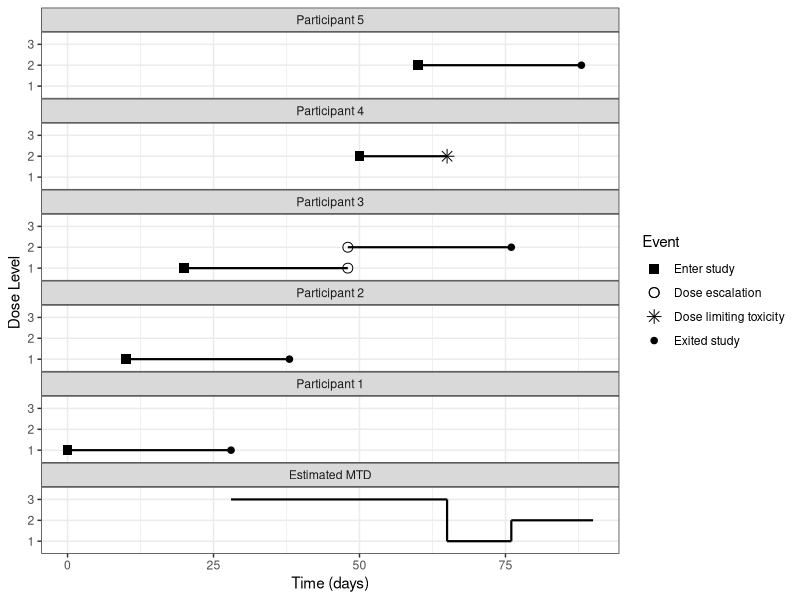
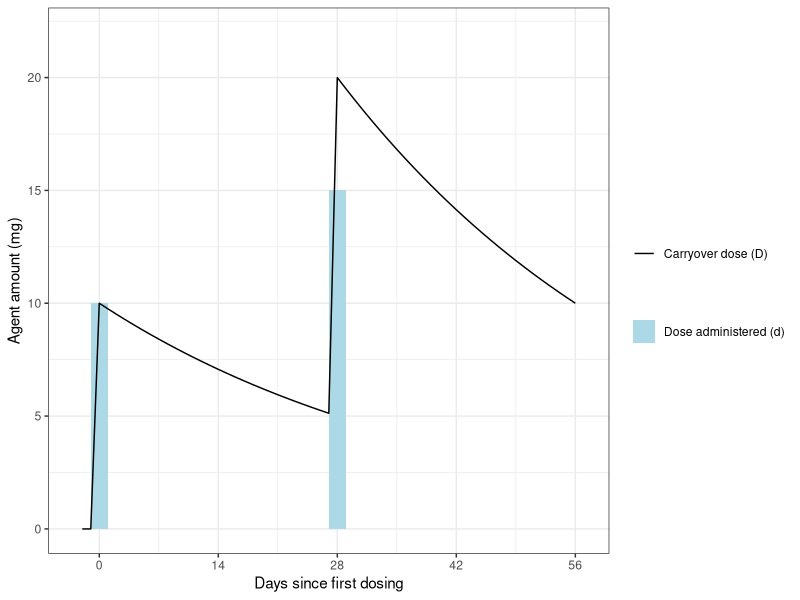
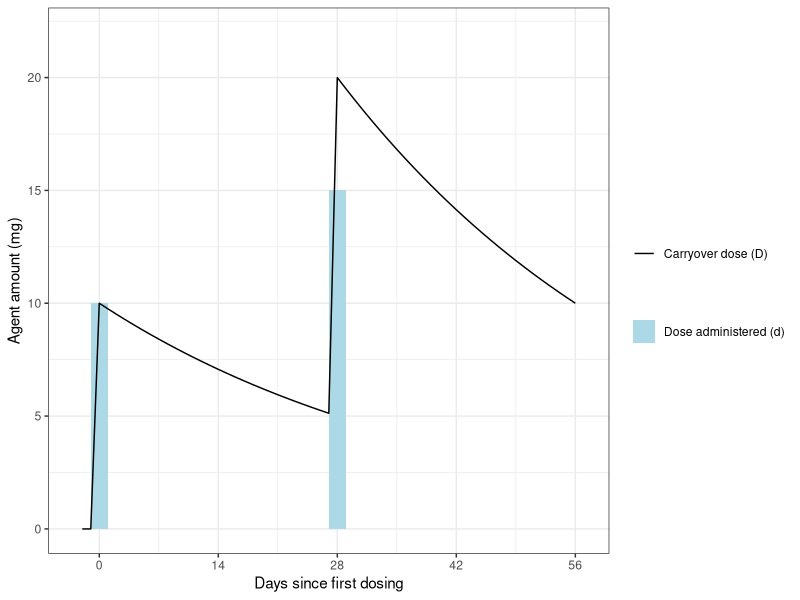
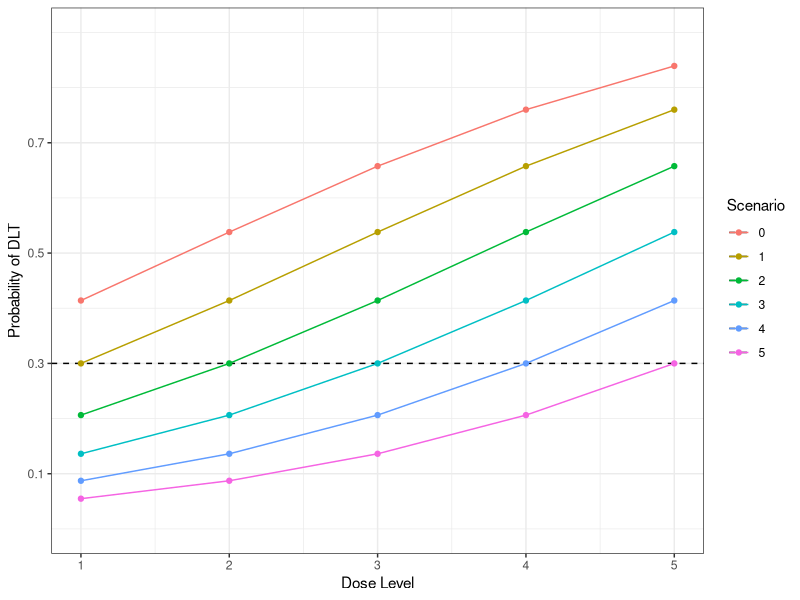
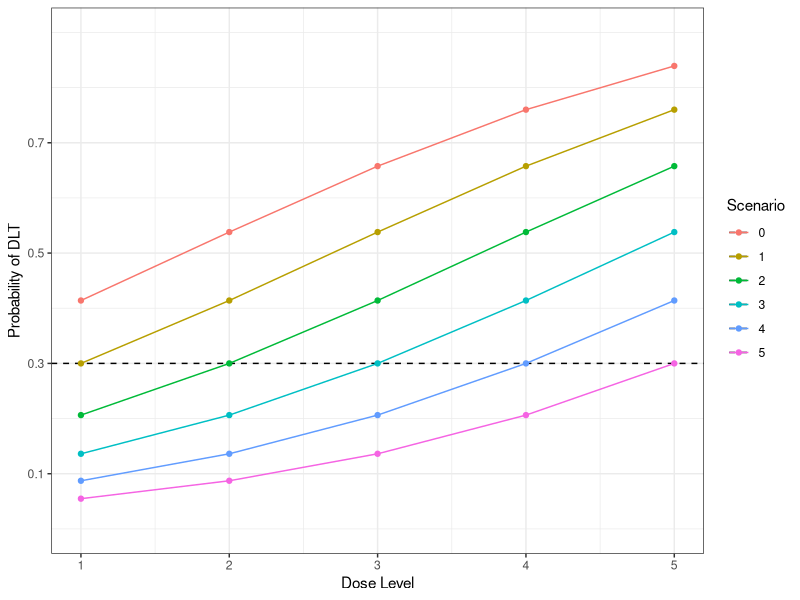
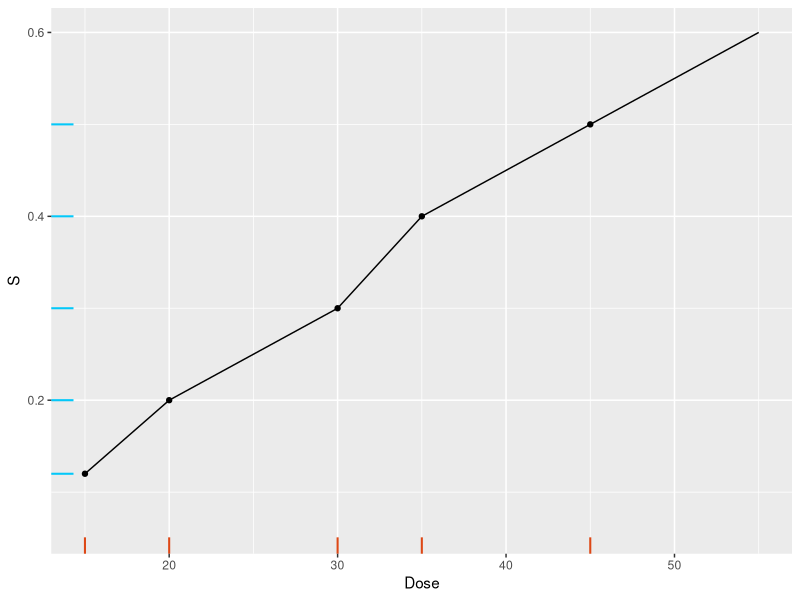
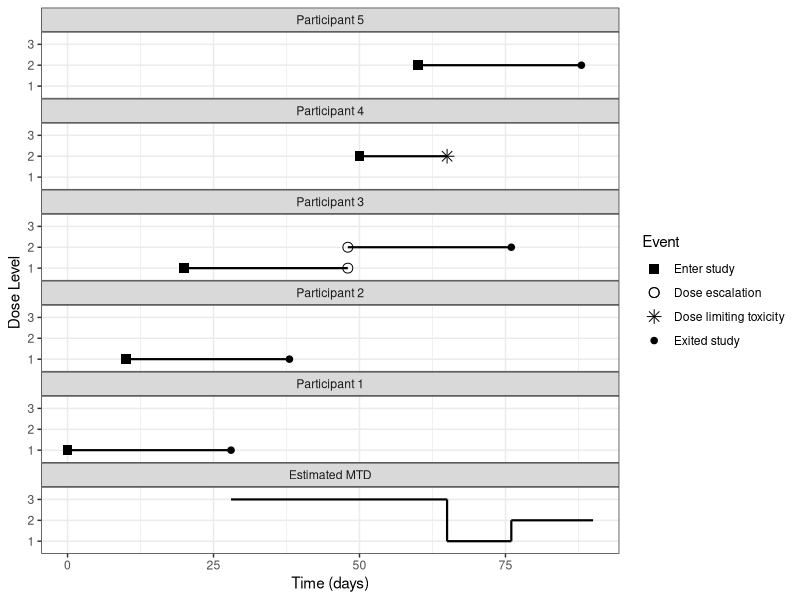
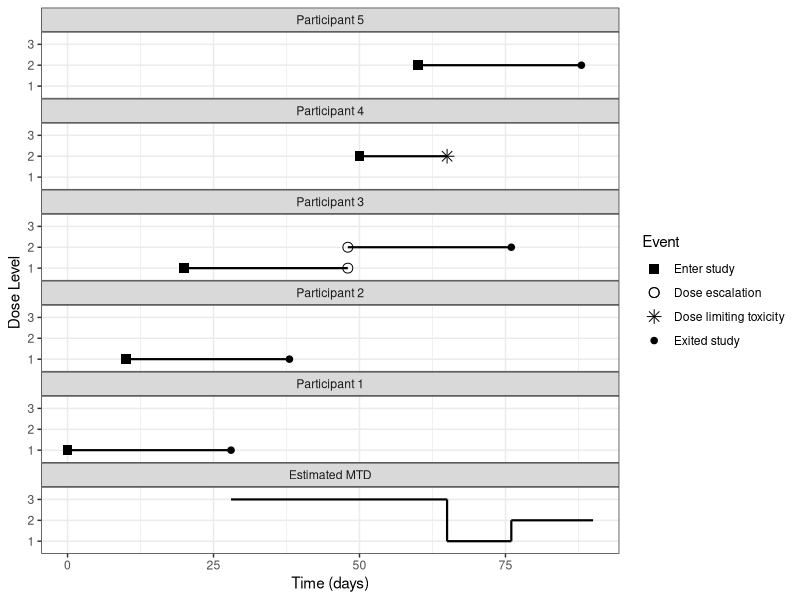

The R source for these figures, in order:
library(ggplot2)
library(stringr)
library(ggthemes)


#### Plot of D_{ij} over time
plot_data <- data.frame(day = seq(from = -2, to = 56, by = 1))
alpha = 0.5
plot_data$d <- 0
plot_data$d[plot_data$day == 0] <- 10
plot_data$d[plot_data$day == 28] <- 15
plot_data$D[1] <- plot_data$d[1]
for(i in 2:nrow(plot_data)){plot_data$D[i] <- plot_data$d[i] + plot_data$D[i-1]*alpha^((plot_data$day[i]-plot_data$day[i-1])/28)}

plot_D <- ggplot(plot_data, mapping = aes(x = day))+
  geom_col(mapping = aes(y=d, fill = "Dose administered (d)"), width = 2)+
  geom_line(mapping = aes(y = D, color = "Carryover dose (D)"))+
  labs(x = "Days since first dosing", y = "Agent amount (mg)", color = "", fill = "")+
  ylim(c(0,22))+
  scale_x_continuous( breaks = 14*(0:4))+
  scale_fill_discrete(type = "lightblue")+
  scale_color_discrete(type = "black")+
  theme_bw()

ggsave(plot_D, filename = "falke_1_t.tiff", device = "tiff", dpi = 600, width = 9.5, height = 4.8, scale = 0.75, units = "in", path = "output/Figures/")
ggsave(plot_D, filename = "falke_1_t.png", device = "png", dpi = 600, width = 9.5, height = 4.8, scale = 0.75, units = "in", path = "output/Figures/")


#### Plot of DRC scenarios
logistic <- function(x, x0, k, phi = 0.3){signif(1/(1+exp(-(log(phi/(1-phi)) + k*(x-x0)))))}

drc_data <- data.frame(k = rep(1:5, 6), 
                       p = c(logistic(1:5, x0 = 0, k = 1/2),
                             logistic(1:5, x0 = 1, k = 1/2),
                             logistic(1:5, x0 = 2, k = 1/2),
                             logistic(1:5, x0 = 3, k = 1/2),
                             logistic(1:5, x0 = 4, k = 1/2),
                             logistic(1:5, x0 = 5, k = 1/2)),
                        scenario = factor(rep(0:5, each = 5)))

plot_drc <- ggplot(drc_data, mapping = aes(x = k, y = p, color = scenario, group = scenario))+
  geom_hline(aes(yintercept = 0.3),  linetype='dashed', show.legend = TRUE)+
  geom_line()+
  geom_point()+
  labs(x = "Dose Level", y = "Probability of DLT", color = "Scenario")+
  scale_y_continuous(breaks = c(0.1,0.3,0.5,0.7), limits = c(0,0.9))+
  scale_fill_discrete(name = "Target DLT Rate")+
  theme_bw()

ggsave(plot_drc, filename = "falke_3_t.tiff", device = "tiff", dpi = 600, width = 9.5, height = 4.8, scale = 0.75, units = "in", path = "output/Figures/")
ggsave(plot_drc, filename = "falke_3_t.png", device = "png", dpi = 600, width = 9.5, height = 4.8, scale = 0.75, units = "in", path = "output/Figures/")



#### Plot of S(d)
point_data <- data.frame(d = c(15, 20, 30, 35, 45), S = c(0.12, 0.20, 0.30, 0.40, 0.50))
plot_data <- data.frame(d = c(15, 20, 30, 35, 45, 55), S = c(0.12, 0.20, 0.30, 0.40, 0.50, 0.6))
plot_S <- ggplot(plot_data, mapping = aes(x = d, y = S))+
  geom_line()+
  geom_point(data = point_data)+
  geom_rug(data = point_data, sides = "b", color = "#dd4816", linewidth = 0.7)+
  geom_rug(data = point_data, sides = "l", color = "#04c8f9", linewidth = 0.7)+
  labs(x = "Dose", y = "S")+
  lims(y = c(0.06,0.6))

ggsave(plot_S, filename = "fig_S.png", width = 8, height = 4, scale = 0.75, units = "in", path = "output/Figures/")


#### Plot of Dose Escalation
plot_data <- read.csv("input/escalation_example.csv", na.strings = "")
plot_data$d1 <- factor(plot_data$d1, levels = 1:3)
plot_data$d2 <- factor(plot_data$d2, levels = 1:3)
plot_data$pid <- factor(plot_data$pid, levels = c(5:1,"mtd"), labels = c(paste("Participant",5:1), "Estimated MTD"))
plot_data$status1 <- factor(plot_data$status1, 
                            levels = c("enter", "escalate", "dlt", "done"),
                            labels = c("Enter study", "Dose escalation", "Dose limiting toxicity", "Exited study"))
plot_data$status2 <- factor(plot_data$status2, 
                            levels = c("enter", "escalate", "dlt", "done"),
                            labels = c("Enter study", "Dose escalation", "Dose limiting toxicity", "Exited study"))

plot_escalate <- ggplot(plot_data, mapping = aes(y = d1))+
  geom_segment(mapping = aes(x = t1, xend = t2, y = d1, yend = d2), linewidth = 0.75)+
  geom_point(mapping = aes(x = t1, y = d1, shape = status1), size = 3)+
  geom_point(mapping = aes(x = t2, y = d2, shape = status2), size = 3)+
  scale_shape_manual(breaks = c("Enter study", "Dose escalation", "Dose limiting toxicity", "Exited study"), 
                     values = c(15, 1, 8, 20))+
  scale_y_discrete(drop = FALSE)+
  labs(shape = "Event", y = "Dose Level", x = "Time (days)")+
  facet_wrap(facets = vars(pid), ncol = 1)+
  theme_bw()+ 
  theme(panel.spacing = unit(0, "lines")) 

plot_escalate 

ggsave(plot_escalate, filename = "falke_2_t.png", device = "png", dpi = 600,  width = 12, height = 9, scale = 0.75, units = "in", path = "output/Figures/")
ggsave(plot_escalate, filename = "falke_2_t.tiff", device = "tiff", dpi = 600,  width = 12, height = 9, scale = 0.75, units = "in", path = "output/Figures/")
